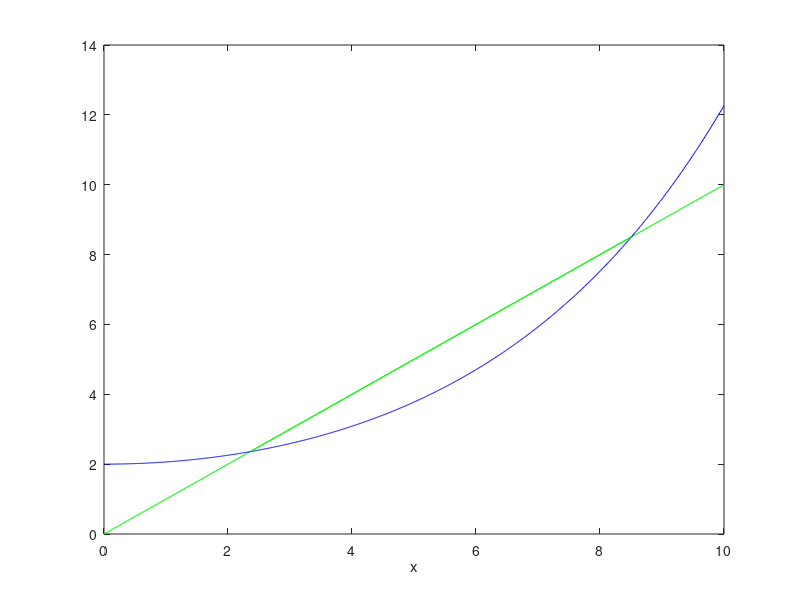

The MATLAB script that drew this image: (Note: this script raises an error after producing the figure.)
% Example 3.5 -- Figure 3.3

x = [0 10];
plot(x,x,'g')
hold on
axis ([0 10 0 14])

x = 0:.01:10;
y = 2* cosh(x/4);
plot(x,y,'b')
xlabel('x')

% find the two points where these curves meet and mark them
a = 2;
for k = 1:4
    a = a - (2*cosh(a/4) - a)/(.5*sinh(a/4)-1);
end
b = 8;
for k = 1:4
    b = b - (2*cosh(b/4) - b)/(.5*sinh(b/4)-1);
end
plot([a b],[a b],'g')

gtext('y=x')
gtext('y=2cosh(x/4)')
